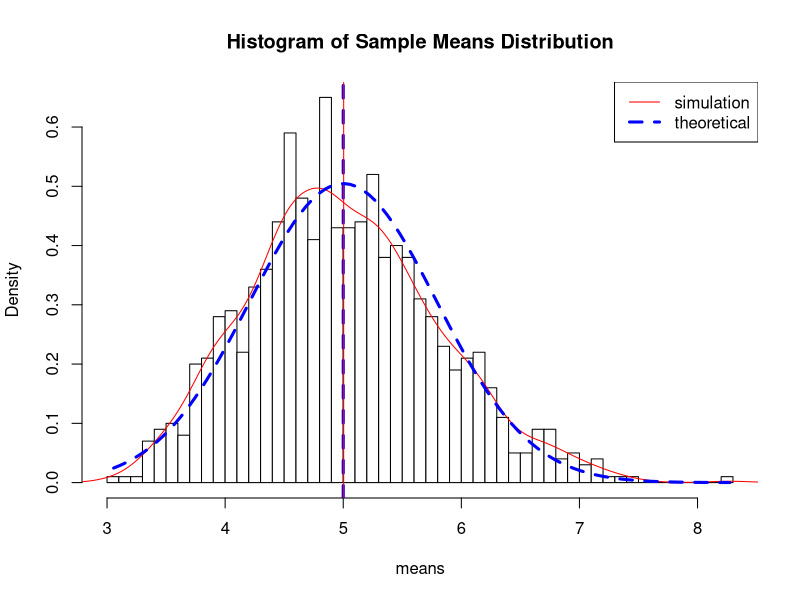
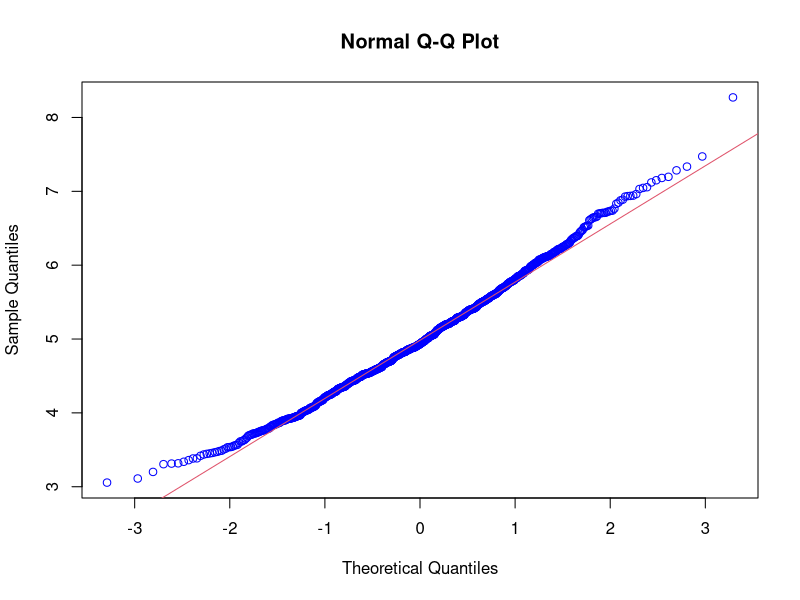

Here is the R script that generated these plots, in order:
## ---- chunk 1
echo= TRUE  # make scripts visible to others
## ---- chunk 2
library(ggplot2)
# simulation constants
lambda <- 0.2
n <- 40
sim_num<- 1000 #simulation number

# set the seed to reproduce simluation sample values
set.seed(5523028)

# run the simulation in 1000*40 matrix
exp_dist <- matrix(data= rexp(n*sim_num, lambda),nrow= sim_num)
exp_dist_mean <- data.frame(means = apply(exp_dist, 1, mean))
## ---- chunk 3
t_mean <- 1/lambda #theoretical Mean
s_mean <- mean(exp_dist_mean$means) #simulation Mean

t_mean 

s_mean
## ---- chunk 4
t_var <- (1/lambda/sqrt(n))^2 #theoretical variance
s_var <- var(exp_dist_mean$means) #simulation variance

t_var

s_var
## ---- chunk 5
# plot histogram 
hist(exp_dist_mean$mean, breaks=50, prob=TRUE,
     main = "Histogram of Sample Means Distribution", xlab="means", col="white")
# density of the averages of samples
lines(density(exp_dist_mean$mean), col="red")
# samples and theoretical center of distribution
abline(v = c(1/lambda, mean(exp_dist_mean$means)), col = c("blue","red"), lty=c(2,1), lwd=c(3, 1))
# theoretical density of the averages of samples
xfit <- seq(min(exp_dist_mean$mean), max(exp_dist_mean$mean), length=100)
yfit <- dnorm(xfit, mean=1/lambda, sd=(1/lambda/sqrt(n)))
lines(xfit, yfit, pch=22, col="blue", lty=2, lwd = 3)
# add legend
legend('topright', c("simulation", "theoretical"), lty=c(1,2),lwd=c(1, 3), col=c("red", "blue"))
## ---- chunk 6
qqnorm(exp_dist_mean$mean, col = "blue")
qqline(exp_dist_mean$mean, col = 2)
